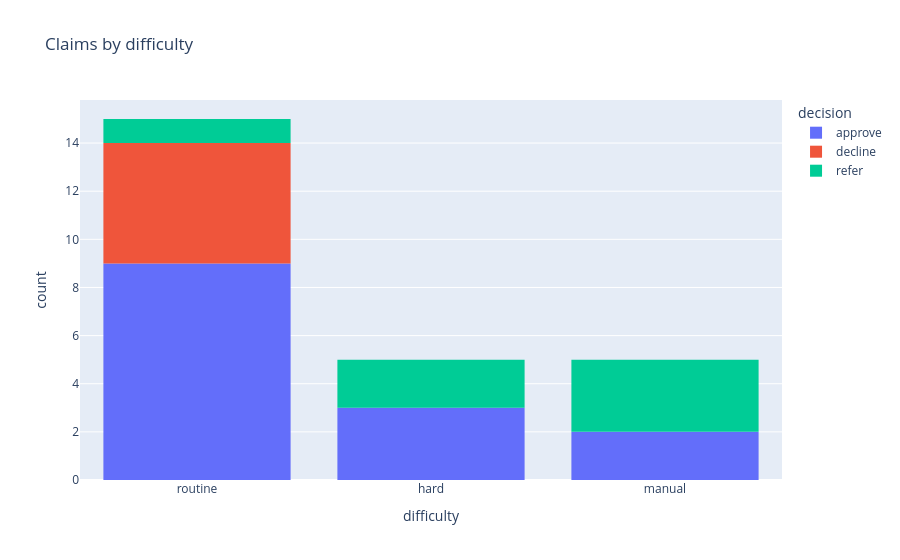

The cell this chart's notebook holds for it:
### Code cell
fig = px.histogram(data,
                   x='difficulty',
                   color='decision',
                   category_orders={'difficulty': ['routine', 'hard', 'manual']},
                   title='Claims by difficulty')
fig.show()

### Figure 1 — Plotly figure (JSON) as saved in the notebook; plotly's stock layout.template omitted (floating-point values rounded to 4 significant figures)
{"data": [{"bingroup": "x", "hovertemplate": "decision=approve<br>difficulty=%{x}<br>count=%{y}<extra></extra>", "legendgroup": "approve", "marker": {"color": "#636efa", "pattern": {"shape": ""}}, "name": "approve", "orientation": "v", "showlegend": true, "type": "histogram", "x": ["routine", "routine", "routine", "routine", "routine", "routine", "routine", "routine", "routine", "hard", "hard", "manual", "hard", "manual"], "xaxis": "x", "yaxis": "y"}, {"bingroup": "x", "hovertemplate": "decision=decline<br>difficulty=%{x}<br>count=%{y}<extra></extra>", "legendgroup": "decline", "marker": {"color": "#EF553B", "pattern": {"shape": ""}}, "name": "decline", "orientation": "v", "showlegend": true, "type": "histogram", "x": ["routine", "routine", "routine", "routine", "routine"], "xaxis": "x", "yaxis": "y"}, {"bingroup": "x", "hovertemplate": "decision=refer<br>difficulty=%{x}<br>count=%{y}<extra></extra>", "legendgroup": "refer", "marker": {"color": "#00cc96", "pattern": {"shape": ""}}, "name": "refer", "orientation": "v", "showlegend": true, "type": "histogram", "x": ["routine", "manual", "manual", "hard", "manual", "hard"], "xaxis": "x", "yaxis": "y"}], "layout": {"barmode": "relative", "legend": {"title": {"text": "decision"}, "tracegroupgap": 0}, "title": {"text": "Claims by difficulty"}, "xaxis": {"anchor": "y", "categoryarray": ["routine", "hard", "manual"], "categoryorder": "array", "domain": [0, 1], "title": {"text": "difficulty"}}, "yaxis": {"anchor": "x", "domain": [0, 1], "title": {"text": "count"}}}}
